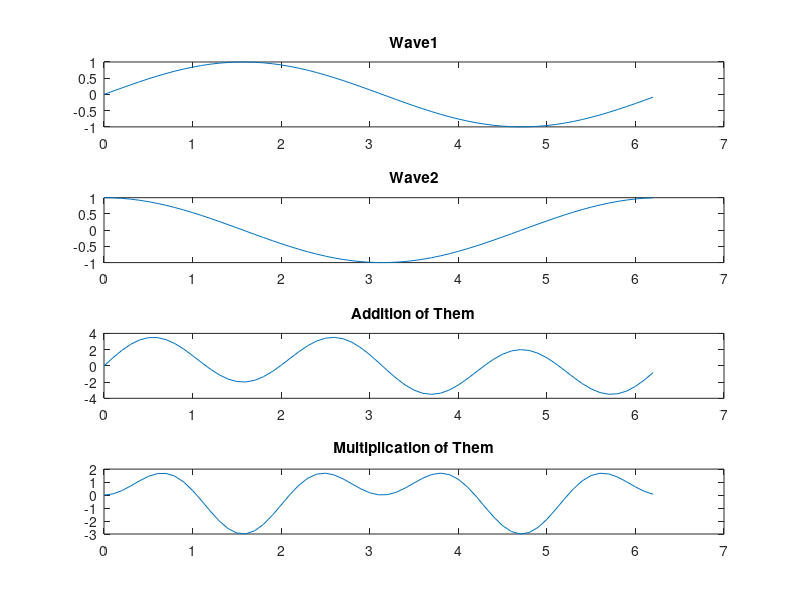

The MATLAB script that drew this image:
clc;
frequency = 1;
length = frequency*2*pi;
x = [0:0.1:length];
y1 = sin(x);
y2 = sin(x*3)*3;
% y1.*y2
subplot(4,1,1);
plot(x,sin(x));
title("Wave1")
subplot(4,1,2);
plot(x,cos(x));
title("Wave2")
subplot(4,1,3);
plot(x,y1+y2);
title("Addition of Them")
subplot(4,1,4);
plot(x,y1.*y2);
title("Multiplication of Them")
% sgtitle('Subplot Grid Title') 